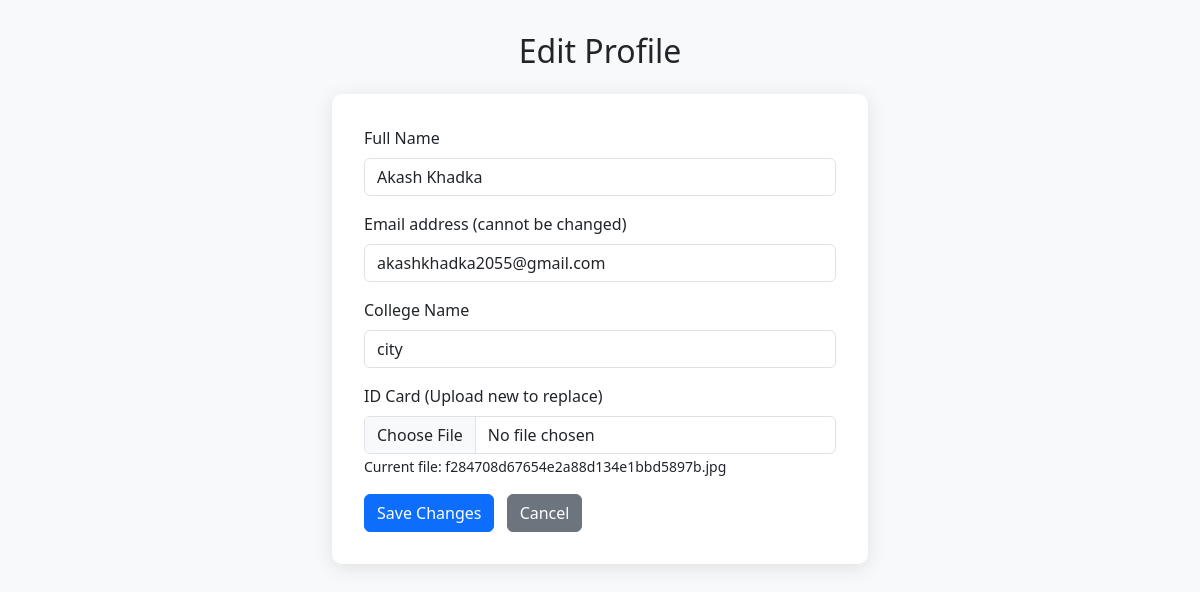
The page /edit_profile (signed in) on the database its author committed.
### app.py (models this page shows)
class User(db.Model):
    id = db.Column(db.Integer, primary_key=True)
    name = db.Column(db.String(100), nullable=False)
    email = db.Column(db.String(100), unique=True, nullable=False)
    password = db.Column(db.String(100), nullable=False)
    college_name = db.Column(db.String(100), nullable=False)
    id_card = db.Column(db.String(100))
    registration_date = db.Column(db.DateTime, default=db.func.current_timestamp())

### app.py (the view, shortened to what this page needs)
@app.route('/edit_profile', methods=['GET', 'POST'])
def edit_profile():
    user_id = session.get('user_id')
    if not user_id:
        flash('Please log in to edit your profile.', 'warning')
        return redirect(url_for('login'))
    user = User.query.get(user_id)
    if not user:
        flash('User not found.', 'danger')
        return redirect(url_for('login'))
    return render_template('edit_profile.html', user=user)

### templates/edit_profile.html (shortened to what this page needs)
<!DOCTYPE html>
<html lang="en">
<head>
  <link href="https://cdn.jsdelivr.net/npm/bootstrap@5.3.0/dist/css/bootstrap.min.css" rel="stylesheet"/>
  <link rel="stylesheet" href="https://cdnjs.cloudflare.com/ajax/libs/font-awesome/6.4.0/css/all.min.css"/>
</head>
<body>
  <h2 class="mb-4 text-center">Edit Profile</h2>
  <div class="form-container">
    <form method="POST" enctype="multipart/form-data" action="{{ url_for('edit_profile') }}">
      <div class="mb-3">
        <label for="name" class="form-label">Full Name</label>
        <input type="text" class="form-control" id="name" name="name" value="{{ user.name }}" required>
      </div>
      <div class="mb-3">
        <label for="email" class="form-label">Email address (cannot be changed)</label>
        <input type="email" class="form-control" id="email" name="email" value="{{ user.email }}" readonly>
      </div>
      <div class="mb-3">
        <label for="college_name" class="form-label">College Name</label>
        <input type="text" class="form-control" id="college_name" name="college_name" value="{{ user.college_name }}" required>
      </div>
      <div class="mb-3">
        <label for="id_card" class="form-label">ID Card (Upload new to replace)</label>
        <input type="file" class="form-control" id="id_card" name="id_card" accept=".png,.jpg,.jpeg,.gif,.pdf">
        {% if user.id_card %}
          <small>Current file: {{ user.id_card }}</small>
        {% endif %}
      </div>
      <button type="submit" class="btn btn-primary">Save Changes</button>
      <a href="{{ url_for('profile') }}" class="btn btn-secondary ms-2">Cancel</a>
    </form>
  </div>
</body>
</html>

### templates/edit_profile.html (style rules this page uses)
body { font-family: 'Segoe UI', Tahoma, Geneva, Verdana, sans-serif; background: #f8f9fa; padding: 2rem; max-width: 600px; margin: auto; }
.form-container { background: white; padding: 2rem; border-radius: 10px; box-shadow: 0 4px 20px rgba(0,0,0,0.1); }

### rows shown on the page
User: name "Akash Khadka", email "akashkhadka2055@gmail.com", college_name "city", id_card "f284708d67654e2a88d134e1bbd5897b.jpg"
